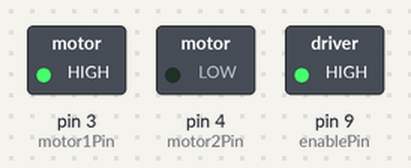
The sketch below on a simulated Arduino Uno, built with avr-gcc and run on an emulated ATmega328P. Parts: switched loads named in the sketch (green lamp = pin HIGH).

Above: at 1.5 s.
At 4.5 s:
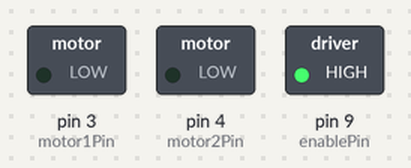
At 7.5 s:
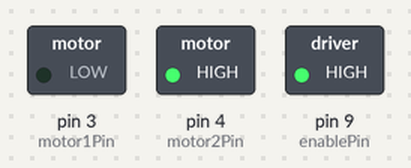
Timing chart, 0 to 11.7 s (numbered marks = the images above):
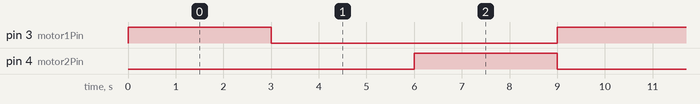

Measured:
- by itself, pin 3 (motor1Pin), pin 4 (motor2Pin): alternates HIGH for 3.0 s and LOW for 6.0 s
- by itself, everything shown: repeats every 9.0 s, in 4 steps

The sketch:

Motor.ino
```cpp
  const int motor1Pin = 3;    // H-bridge leg 1 (pin 2, 1A)
  const int motor2Pin = 4;   // H-bridge leg 2 (pin 7, 2A)
  const int enablePin = 9;    // H-bridge enable pin
  const int motor3Pin = 6;
  const int motor4Pin = 7;

  void setup() {

    // set all the other pins you're using as outputs:
    pinMode(motor1Pin, OUTPUT);
    pinMode(motor2Pin, OUTPUT);
    pinMode(motor2Pin, OUTPUT);
    pinMode(motor2Pin, OUTPUT);


    pinMode(enablePin, OUTPUT);

    // set enablePin high so that motor can turn on:
    digitalWrite(enablePin, HIGH);
  }

  void loop() {
  digitalWrite(motor1Pin, HIGH);
  digitalWrite(motor2Pin, LOW);

  digitalWrite(motor3Pin, HIGH);
  digitalWrite(motor4Pin, LOW);
  delay(3000);
  digitalWrite(motor1Pin, LOW);
  digitalWrite(motor2Pin, LOW);

  digitalWrite(motor3Pin, LOW);
  digitalWrite(motor4Pin, LOW);
  delay(3000);
  digitalWrite(motor1Pin, LOW);
  digitalWrite(motor2Pin, HIGH);

  digitalWrite(motor3Pin, LOW);
  digitalWrite(motor4Pin, HIGH);
  delay(3000);
  digitalWrite(motor1Pin, LOW);
  digitalWrite(motor2Pin, LOW);

  digitalWrite(motor3Pin, LOW);
  digitalWrite(motor4Pin, LOW);
}
```
